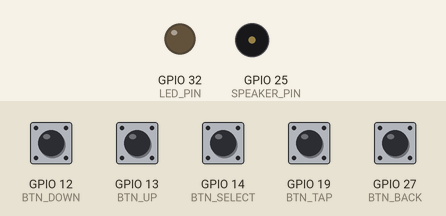
This sketch was run on a simulated ESP32. Shown: output pins drawn as LEDs (lit = HIGH), buzzer (waves = sounding). The test bench sets the inputs (shaded band); at power-on: GPIO 12 (BTN_DOWN), GPIO 13 (BTN_UP), GPIO 14 (BTN_SELECT), GPIO 19 (BTN_TAP), GPIO 27 (BTN_BACK) HIGH. What the sketch prints to the serial monitor is not drawn.

Above: at 8.3 s.
8.4 s: GPIO 14 (BTN_SELECT) pulled LOW for 0.15 s
11.4 s: GPIO 27 (BTN_BACK) pulled LOW for 0.15 s
14.4 s: GPIO 14 (BTN_SELECT) pulled LOW for 1 s
17.4 s: GPIO 27 (BTN_BACK) pulled LOW for 1 s
Timing chart, 0 to 21.4 s (numbered marks = the images above; inputs shaded):
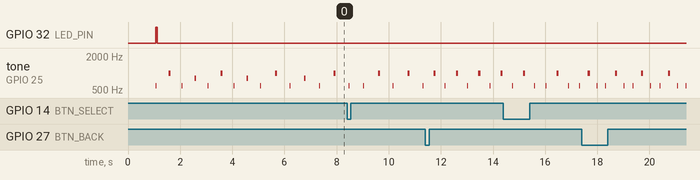

Measured:
- by itself, tone on GPIO 25 (SPEAKER_PIN): repeats every 2.0 s: silent 0.47 s, 1000 Hz 0.08 s, silent 0.42 s, 600 Hz 0.03 s, silent 0.47 s, 800 Hz 0.05 s, silent 0.45 s, 600 Hz 0.03 s

The sketch:

prueba_codigo_metronomo_real.ino
```cpp
// Pines
const int SPEAKER_PIN = 25;  // Altavoz
const int LED_PIN = 32;       // LED interno del ESP32

// Pines para pulsadores
const int BTN_UP = 13;       // Pulsador arriba (aumentar BPM)
const int BTN_DOWN = 12;     // Pulsador abajo (disminuir BPM)
const int BTN_SELECT = 14;   // Pulsador select (cambiar compás)
const int BTN_BACK = 27;     // Pulsador back (cambiar preset BPM)
const int BTN_TAP = 19;      // Pulsador tap (tap tempo - solo 4/4)

// Parámetros del metrónomo
const int MIN_BPM = 40;
const int MAX_BPM = 250;

// Presets de BPM
const int BPM_PRESETS[] = {60, 80, 120, 140, 180};
const int NUM_PRESETS = sizeof(BPM_PRESETS) / sizeof(BPM_PRESETS[0]);
int currentPresetIndex = 2; // Empieza en 120 BPM (índice 2)
bool presetMode = false;

// Variables para tap tempo
const int TAP_HISTORY_SIZE = 4; // Número de taps a considerar
unsigned long tapTimes[TAP_HISTORY_SIZE];
int tapIndex = 0;
unsigned long lastTapTime = 0;
const unsigned long TAP_TIMEOUT = 2000; // 2 segundos para resetear

// Estructura para tempo musical
struct TempoRange {
  const char* nombre;
  int minBPM;
  int maxBPM;
};

// Tabla de tempo musical
const TempoRange tempoTable[] = {
  {"Lento      ", 40, 60},
  {"Larghetto  ", 60, 66},
  {"Adagio     ", 66, 76},
  {"Andante    ", 76, 108},
  {"Moderato   ", 108, 120},
  {"Allegro    ", 120, 168},
  {"Vivace     ", 168, 176},
  {"Presto     ", 176, 200},
  {"Prestissimo", 200, 250}
};

const int TEMPO_COUNT = sizeof(tempoTable) / sizeof(tempoTable[0]);

// Variables del programa
int currentBPM = 120;
int beatInterval;  // en microsegundos
int beatCounter = 0;
int timeSignature = 4; // 2=2/4, 3=3/4, 4=4/4
unsigned long lastBeatTime = 0;

// Variables para control de actualización en Serial
unsigned long lastSerialUpdate = 0;
const int SERIAL_UPDATE_INTERVAL = 500; // ms

// Variables para anti-rebote de botones
unsigned long lastDebounceTime = 0;
const unsigned long DEBOUNCE_DELAY = 50;
int lastBtnUpState = HIGH;
int lastBtnDownState = HIGH;
int lastBtnSelectState = HIGH;
int lastBtnBackState = HIGH;
int lastBtnTapState = HIGH;
int btnUpState;
int btnDownState;
int btnSelectState;
int btnBackState;
int btnTapState;

void setup() {
  Serial.begin(115200);

  // Inicializar pines
  pinMode(SPEAKER_PIN, OUTPUT);
  pinMode(LED_PIN, OUTPUT);
  digitalWrite(LED_PIN, LOW);

  // Configurar pulsadores con pull-up interno
  pinMode(BTN_UP, INPUT_PULLUP);
  pinMode(BTN_DOWN, INPUT_PULLUP);
  pinMode(BTN_SELECT, INPUT_PULLUP);
  pinMode(BTN_BACK, INPUT_PULLUP);
  pinMode(BTN_TAP, INPUT_PULLUP);

  // Inicializar array de tap tempo
  for (int i = 0; i < TAP_HISTORY_SIZE; i++) {
    tapTimes[i] = 0;
  }

  // Calcular intervalo inicial
  calculateBeatInterval();

  // Mostrar información inicial
  Serial.println("\n==========================================");
  Serial.println("       METRONOMO DIGITAL - ESP32");
  Serial.println("==========================================");
  Serial.println("Compás actual: 4/4");
  Serial.println("Rango BPM: 40 - 250");
  Serial.println("\nCONTROLES:");
  Serial.println("Pulsador ARRIBA (GPIO15): Aumentar BPM");
  Serial.println("Pulsador ABAJO (GPIO16): Disminuir BPM");
  Serial.println("Pulsador SELECT (GPIO17): Cambiar compás");
  Serial.println("Pulsador BACK (GPIO18): Cambiar preset BPM");
  Serial.println("Pulsador TAP (GPIO19): Tap tempo (solo 4/4)");
  Serial.println("\nPRESETS DISPONIBLES:");
  for (int i = 0; i < NUM_PRESETS; i++) {
    Serial.print("  Preset ");
    Serial.print(i + 1);
    Serial.print(": ");
    Serial.print(BPM_PRESETS[i]);
    Serial.print(" BPM (");
    Serial.print(getTempoName(BPM_PRESETS[i]));
    Serial.println(")");
  }
  Serial.println("\nTAP TEMPO: Presiona el botón TAP al ritmo deseado");
  Serial.println("           (mínimo 4 taps, solo funciona en 4/4)");
  Serial.println("==========================================\n");

  delay(1000);
}

void loop() {
  unsigned long currentTime = micros();

  // Leer estado de botones con anti-rebote
  readButtons();

  // Verificar si es tiempo para el siguiente beat
  if (currentTime - lastBeatTime >= beatInterval) {
    playBeat();
    beatCounter = (beatCounter % timeSignature) + 1;
    lastBeatTime = currentTime;
  }

  // Actualizar información en Serial periódicamente
  if (millis() - lastSerialUpdate >= SERIAL_UPDATE_INTERVAL) {
    updateSerialDisplay();
    lastSerialUpdate = millis();
  }

  // Apagar LED después de un breve periodo
  static unsigned long lastLedOffTime = 0;
  if (millis() - lastLedOffTime > 50) {
    digitalWrite(LED_PIN, LOW);
  }
}

void calculateBeatInterval() {
  beatInterval = 60000000L / currentBPM;
}

void playBeat() {
  digitalWrite(LED_PIN, HIGH);

  // Primer beat siempre fuerte
  if (beatCounter == 1) {
    tone(SPEAKER_PIN, 1000, 80);
  }
  // Para 4/4, el tercer beat es medio fuerte
  else if (timeSignature == 4 && beatCounter == 3) {
    tone(SPEAKER_PIN, 800, 50);
  }
  // Para 3/4 y 2/4, todos los demás beats son débiles
  else {
    tone(SPEAKER_PIN, 600, 30);
  }
}

const char* getTempoName(int bpm) {
  for (int i = 0; i < TEMPO_COUNT; i++) {
    if (bpm >= tempoTable[i].minBPM && bpm <= tempoTable[i].maxBPM) {
      return tempoTable[i].nombre;
    }
  }
  return "Fuera de rango";
}

const char* getTimeSignatureName() {
  switch(timeSignature) {
    case 2: return "2/4";
    case 3: return "3/4";
    case 4: return "4/4";
    default: return "4/4";
  }
}

void handleTapTempo() {
  unsigned long currentTime = millis();

  // Verificar si ha pasado mucho tiempo desde el último tap
  if (currentTime - lastTapTime > TAP_TIMEOUT) {
    // Resetear tap tempo si ha pasado mucho tiempo
    tapIndex = 0;
    for (int i = 0; i < TAP_HISTORY_SIZE; i++) {
      tapTimes[i] = 0;
    }
  }

  // Guardar el tiempo del tap actual
  tapTimes[tapIndex] = currentTime;
  tapIndex = (tapIndex + 1) % TAP_HISTORY_SIZE;
  lastTapTime = currentTime;

  // Solo calcular BPM si tenemos al menos 2 taps
  int validTaps = 0;
  for (int i = 0; i < TAP_HISTORY_SIZE; i++) {
    if (tapTimes[i] != 0) validTaps++;
  }

  if (validTaps >= 2) {
    // Calcular BPM basado en los intervalos entre taps
    // Usar los últimos validTaps-1 intervalos
    unsigned long totalInterval = 0;
    int intervalCount = 0;

    for (int i = 1; i < validTaps; i++) {
      int current = (tapIndex - i + TAP_HISTORY_SIZE) % TAP_HISTORY_SIZE;
      int previous = (tapIndex - i - 1 + TAP_HISTORY_SIZE) % TAP_HISTORY_SIZE;

      if (tapTimes[current] != 0 && tapTimes[previous] != 0) {
        unsigned long interval = tapTimes[current] - tapTimes[previous];
        totalInterval += interval;
        intervalCount++;
      }
    }

    if (intervalCount > 0) {
      unsigned long averageInterval = totalInterval / intervalCount;
      int calculatedBPM = 60000 / averageInterval;

      // Limitar al rango permitido
      calculatedBPM = constrain(calculatedBPM, MIN_BPM, MAX_BPM);

      // Solo actualizar si el compás es 4/4
      if (timeSignature == 4) {
        currentBPM = calculatedBPM;
        calculateBeatInterval();
        presetMode = false;

        Serial.print("Tap tempo: ");
        Serial.print(currentBPM);
        Serial.print(" BPM (");
        Serial.print(validTaps);
        Serial.println(" taps)");
      } else {
        Serial.println("Tap tempo solo disponible en compás 4/4");
      }
    }
  }
}

void readButtons() {
  // Leer estado actual de botones
  int currentBtnUpState = digitalRead(BTN_UP);
  int currentBtnDownState = digitalRead(BTN_DOWN);
  int currentBtnSelectState = digitalRead(BTN_SELECT);
  int currentBtnBackState = digitalRead(BTN_BACK);
  int currentBtnTapState = digitalRead(BTN_TAP);

  // Verificar cambios en botón UP
  if (currentBtnUpState != lastBtnUpState) {
    lastDebounceTime = millis();
  }

  if ((millis() - lastDebounceTime) > DEBOUNCE_DELAY) {
    if (currentBtnUpState != btnUpState) {
      btnUpState = currentBtnUpState;

      // Si el botón fue presionado (LOW porque es PULLUP)
      if (btnUpState == LOW) {
        if (currentBPM < MAX_BPM) {
          currentBPM++;
          calculateBeatInterval();
          presetMode = false;
          Serial.print("BPM aumentado a: ");
          Serial.println(currentBPM);
        }
      }
    }
  }

  // Verificar cambios en botón DOWN
  if (currentBtnDownState != lastBtnDownState) {
    lastDebounceTime = millis();
  }

  if ((millis() - lastDebounceTime) > DEBOUNCE_DELAY) {
    if (currentBtnDownState != btnDownState) {
      btnDownState = currentBtnDownState;

      // Si el botón fue presionado (LOW porque es PULLUP)
      if (btnDownState == LOW) {
        if (currentBPM > MIN_BPM) {
          currentBPM--;
          calculateBeatInterval();
          presetMode = false;
          Serial.print("BPM disminuido a: ");
          Serial.println(currentBPM);
        }
      }
    }
  }

  // Verificar cambios en botón SELECT
  if (currentBtnSelectState != lastBtnSelectState) {
    lastDebounceTime = millis();
  }

  if ((millis() - lastDebounceTime) > DEBOUNCE_DELAY) {
    if (currentBtnSelectState != btnSelectState) {
      btnSelectState = currentBtnSelectState;

      // Si el botón fue presionado (LOW porque es PULLUP)
      if (btnSelectState == LOW) {
        // Cambiar compás de forma circular: 2/4 -> 3/4 -> 4/4 -> 2/4
        if (timeSignature == 2) {
          timeSignature = 3;
        } else if (timeSignature == 3) {
          timeSignature = 4;
        } else {
          timeSignature = 2;
        }

        beatCounter = 0;
        Serial.print("Compás cambiado a: ");
        Serial.println(getTimeSignatureName());
      }
    }
  }

  // Verificar cambios en botón BACK (PRESET)
  if (currentBtnBackState != lastBtnBackState) {
    lastDebounceTime = millis();
  }

  if ((millis() - lastDebounceTime) > DEBOUNCE_DELAY) {
    if (currentBtnBackState != btnBackState) {
      btnBackState = currentBtnBackState;

      // Si el botón fue presionado (LOW porque es PULLUP)
      if (btnBackState == LOW) {
        currentPresetIndex = (currentPresetIndex + 1) % NUM_PRESETS;
        currentBPM = BPM_PRESETS[currentPresetIndex];
        calculateBeatInterval();
        presetMode = true;

        Serial.print("Preset ");
        Serial.print(currentPresetIndex + 1);
        Serial.print(" seleccionado: ");
        Serial.print(currentBPM);
        Serial.print(" BPM (");
        Serial.print(getTempoName(currentBPM));
        Serial.println(")");
      }
    }
  }

  // Verificar cambios en botón TAP
  if (currentBtnTapState != lastBtnTapState) {
    lastDebounceTime = millis();
  }

  if ((millis() - lastDebounceTime) > DEBOUNCE_DELAY) {
    if (currentBtnTapState != btnTapState) {
      btnTapState = currentBtnTapState;

      // Si el botón fue presionado (LOW porque es PULLUP)
      if (btnTapState == LOW) {
        handleTapTempo();
      }
    }
  }

  // Guardar estado actual para la siguiente lectura
  lastBtnUpState = currentBtnUpState;
  lastBtnDownState = currentBtnDownState;
  lastBtnSelectState = currentBtnSelectState;
  lastBtnBackState = currentBtnBackState;
  lastBtnTapState = currentBtnTapState;
}

void updateSerialDisplay() {
  for (int i = 0; i < 20; i++) {
    Serial.println();
  }

  Serial.println("==========================================");
  Serial.println("          METRONOMO EN EJECUCION");
  Serial.println("==========================================");
  Serial.println();

  Serial.print("BPM ACTUAL: ");
  Serial.print(currentBPM);
  if (presetMode) {
    Serial.print(" [PRESET ");
    Serial.print(currentPresetIndex + 1);
    Serial.print("]");
  }
  Serial.println();
  Serial.println();

  Serial.print("TEMPO: ");
  Serial.println(getTempoName(currentBPM));
  Serial.println();

  Serial.print("COMPAS: ");
  Serial.println(getTimeSignatureName());
  Serial.println();

  Serial.print("TIEMPO ENTRE BEATS: ");
  Serial.print(beatInterval / 1000.0);
  Serial.println(" ms");
  Serial.println();

  Serial.println("CONTROLES:");
  Serial.println("ARRIBA: Aumentar BPM (+1)");
  Serial.println("ABAJO:  Disminuir BPM (-1)");
  Serial.println("SELECT: Cambiar compás");
  Serial.println("BACK:   Cambiar preset BPM");
  Serial.println("TAP:    Tap tempo (solo 4/4)");
  Serial.println();

  // Mostrar estado del tap tempo
  int validTaps = 0;
  for (int i = 0; i < TAP_HISTORY_SIZE; i++) {
    if (tapTimes[i] != 0) validTaps++;
  }

  Serial.print("TAP TEMPO: ");
  Serial.print(validTaps);
  Serial.print("/");
  Serial.print(TAP_HISTORY_SIZE);
  Serial.println(" taps registrados");
  Serial.println();

  Serial.print("BEATS (");
  Serial.print(getTimeSignatureName());
  Serial.print("): ");

  // Mostrar patrón de beats según el compás
  if (timeSignature == 2) {
    Serial.println("1(fuerte) 2");
    Serial.print("BEAT ACTUAL: ");
    switch(beatCounter) {
      case 1: Serial.println("1 (FUERTE)    [X]"); break;
      case 2: Serial.println("2 (debil)     [ ]"); break;
      default: Serial.println("-");
    }
  }
  else if (timeSignature == 3) {
    Serial.println("1(fuerte) 2 3");
    Serial.print("BEAT ACTUAL: ");
    switch(beatCounter) {
      case 1: Serial.println("1 (FUERTE)    [X]"); break;
      case 2: Serial.println("2 (debil)     [ ]"); break;
      case 3: Serial.println("3 (debil)     [ ]"); break;
      default: Serial.println("-");
    }
  }
  else { // 4/4
    Serial.println("1(fuerte) 2 3(medio) 4");
    Serial.print("BEAT ACTUAL: ");
    switch(beatCounter) {
      case 1: Serial.println("1 (FUERTE)    [X]"); break;
      case 2: Serial.println("2 (debil)     [ ]"); break;
      case 3: Serial.println("3 (medio)     [*]"); break;
      case 4: Serial.println("4 (debil)     [ ]"); break;
      default: Serial.println("-");
    }
  }
  Serial.println();

  Serial.println("==========================================");
  Serial.println("PRESETS DISPONIBLES:");
  for (int i = 0; i < NUM_PRESETS; i++) {
    Serial.print("  ");
    if (i == currentPresetIndex && presetMode) {
      Serial.print(">> ");
    } else {
      Serial.print("   ");
    }
    Serial.print("Preset ");
    Serial.print(i + 1);
    Serial.print(": ");
    Serial.print(BPM_PRESETS[i]);
    Serial.print(" BPM (");
    Serial.print(getTempoName(BPM_PRESETS[i]));
    Serial.println(")");
  }

  // Mostrar advertencia si se intenta usar tap tempo en compás no 4/4
  if (timeSignature != 4) {
    Serial.println("\n[INFO] Tap tempo solo funciona en compás 4/4");
  }

  Serial.println("==========================================");
}
```
